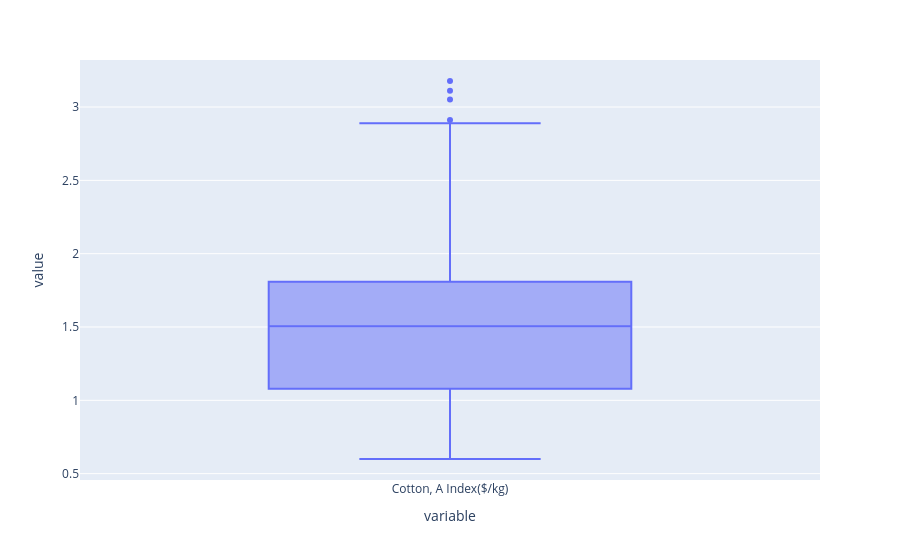

The notebook cell this image was saved under:
### Code cell
px.box(wb_commodities_outliers_rm_df[['Cotton, A Index($/kg)']])

### Figure 1 — Plotly figure (JSON) as saved in the notebook; plotly's stock layout.template omitted (floating-point values rounded to 4 significant figures; data arrays with more than 128 entries replaced by an {"elided": "..."} marker saying what was removed)
{"data": [{"alignmentgroup": "True", "hovertemplate": "variable=%{x}<br>value=%{y}<extra></extra>", "legendgroup": "", "marker": {"color": "#636efa"}, "name": "", "notched": false, "offsetgroup": "", "orientation": "v", "showlegend": false, "type": "box", "x": {"elided": "771 str values"}, "x0": " ", "xaxis": "x", "y": {"elided": "771 float values"}, "y0": " ", "yaxis": "y"}], "layout": {"boxmode": "group", "legend": {"tracegroupgap": 0}, "margin": {"t": 60}, "xaxis": {"anchor": "y", "domain": [0, 1], "title": {"text": "variable"}}, "yaxis": {"anchor": "x", "domain": [0, 1], "title": {"text": "value"}}}}
